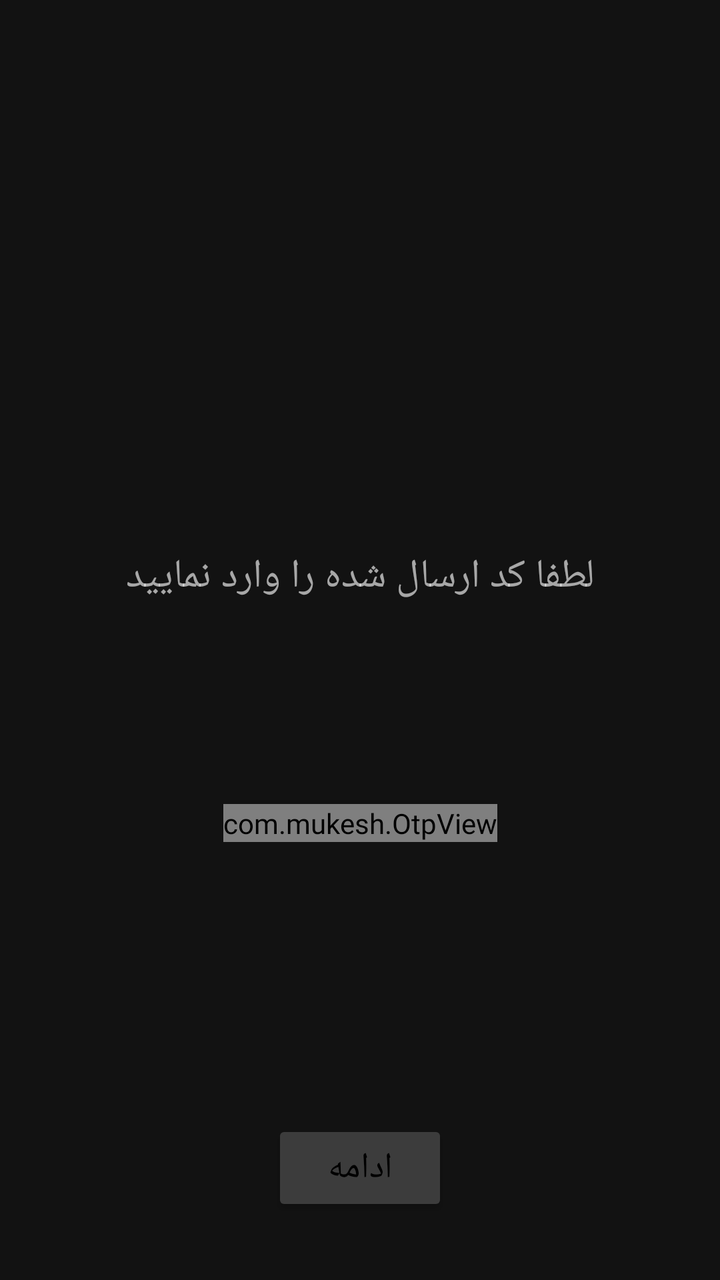
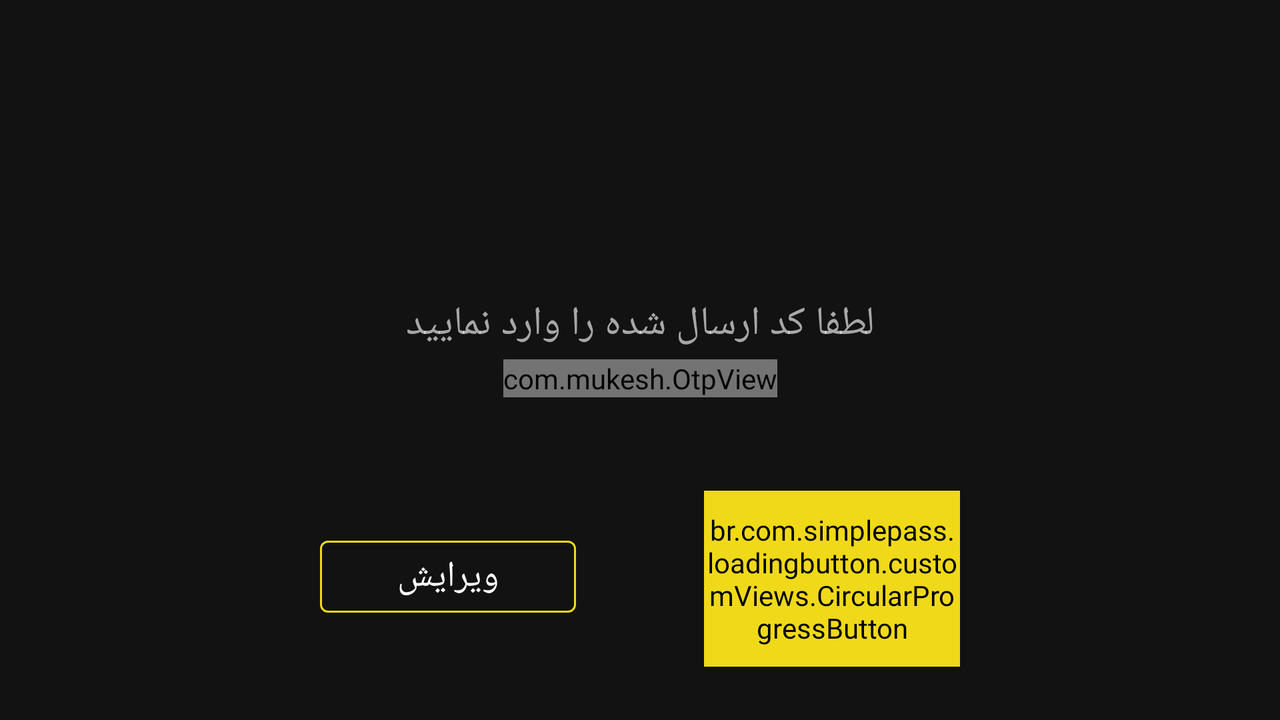

One screen, two layout resources from the same app: the default and the repository's alternative for another configuration. Each is rendered where Android would select it; the XML of both is given below.
<!-- AndroidManifest.xml: activity theme AppTheme.NoActionBar -->
<!-- res/layout/activity_phone_verification.xml -->
<?xml version="1.0" encoding="utf-8"?>
<androidx.constraintlayout.widget.ConstraintLayout xmlns:android="http://schemas.android.com/apk/res/android"
    xmlns:app="http://schemas.android.com/apk/res-auto"
    android:layout_width="match_parent"
    android:layout_height="match_parent">

    <ImageView
        android:id="@+id/img_phone_verification_background"
        android:layout_width="match_parent"
        android:layout_height="match_parent"
        android:alpha="0.7"
        android:scaleType="centerCrop" />

    <com.mukesh.OtpView
        android:id="@+id/otp_view"
        style="@style/OtpWidget.OtpView"
        android:layout_width="wrap_content"
        android:layout_height="wrap_content"
        android:layout_marginTop="72dp"
        android:inputType="number"
        android:textColor="@android:color/white"
        app:itemCount="4"
        app:itemSpacing="20dp"
        app:layout_constraintBottom_toBottomOf="parent"
        app:layout_constraintEnd_toEndOf="parent"
        app:layout_constraintStart_toStartOf="parent"
        app:layout_constraintTop_toTopOf="parent"
        app:layout_constraintVertical_bias="0.601"
        app:lineColor="#fff"
        app:lineWidth="1dp"
        app:viewType="line" />

    <Button
        android:id="@+id/btn_phoneverification_submit"
        style="@style/Widget.AppCompat.Button.Colored"
        android:layout_width="wrap_content"
        android:layout_height="wrap_content"
        android:layout_gravity="center"
        android:layout_marginBottom="32dp"
        android:backgroundTint="#F0D919"
        android:fontFamily="@font/iransans_font"
        android:onClick="clickHandler"
        android:text="ادامه"
        android:textColor="#000000"
        android:textSize="18sp"
        app:layout_constraintBottom_toBottomOf="parent"
        app:layout_constraintEnd_toEndOf="parent"
        app:layout_constraintStart_toStartOf="parent" />

    <TextView
        android:id="@+id/textView2"
        android:layout_width="wrap_content"
        android:layout_height="wrap_content"
        android:layout_marginBottom="100dp"
        android:alpha="0.9"
        android:fontFamily="@font/iransans_font"
        android:gravity="center_horizontal"
        android:text="لطفا کد ارسال شده را وارد نمایید"
        android:textSize="20sp"
        app:layout_constraintBottom_toTopOf="@+id/otp_view"
        app:layout_constraintEnd_toEndOf="parent"
        app:layout_constraintStart_toStartOf="parent" />


</androidx.constraintlayout.widget.ConstraintLayout>
<!-- resources referenced by this layout -->
<resources>
  <style name="AppTheme.NoActionBar">
          <item name="windowActionBar">false</item>
          <item name="windowNoTitle">true</item>
      </style>
</resources>
<!-- res/layout-land/activity_phone_verification.xml (the repository's variant of the layout above) -->
<!-- drawn on the phone turned sideways -->
<?xml version="1.0" encoding="utf-8"?>
<androidx.constraintlayout.widget.ConstraintLayout xmlns:android="http://schemas.android.com/apk/res/android"
    xmlns:app="http://schemas.android.com/apk/res-auto"
    xmlns:tools="http://schemas.android.com/tools"
    android:id="@+id/phone_verification_constraint_layout"
    android:layout_width="match_parent"
    android:layout_height="match_parent"
    android:clickable="true"
    android:focusable="true"
    android:focusableInTouchMode="true">

    <ImageView
        android:id="@+id/img_phone_verification_background"
        android:layout_width="match_parent"
        android:layout_height="match_parent"
        android:alpha="0.7"
        android:scaleType="centerCrop"
        android:src="@drawable/back"
        android:transitionName="transition_background_photo" />

    <com.mukesh.OtpView
        android:id="@+id/edt_verification"
        style="@style/OtpWidget.OtpView"
        android:layout_width="wrap_content"
        android:layout_height="wrap_content"
        android:alpha="0.9"
        android:inputType="number"
        android:textColor="@android:color/white"
        app:itemCount="4"
        app:itemSpacing="20dp"
        app:layout_constraintBottom_toTopOf="@+id/guideline4"
        app:layout_constraintEnd_toEndOf="parent"
        app:layout_constraintStart_toStartOf="parent"
        app:layout_constraintTop_toTopOf="@+id/guideline3"
        app:lineColor="#fff"
        app:lineWidth="1dp"
        app:viewType="line" />

    <br.com.simplepass.loadingbutton.customViews.CircularProgressButton
        android:id="@+id/btn_phoneverification_submit"
        style="@style/Widget.AppCompat.Button.Colored"
        android:layout_width="0dp"
        android:layout_height="wrap_content"
        android:layout_gravity="center"
        android:backgroundTint="#F0D919"
        android:fontFamily="@font/iransans_font"
        android:onClick="clickHandler"
        android:text="ادامه"
        android:textColor="#000000"
        android:textSize="18sp"
        android:transitionName="@string/transition_button"
        app:layout_constraintBottom_toTopOf="@+id/guideline13"
        app:layout_constraintEnd_toStartOf="@+id/guideline51"
        app:layout_constraintStart_toStartOf="@+id/guideline50"
        app:layout_constraintTop_toTopOf="@+id/guideline7"
        app:layout_constraintVertical_bias="0.48" />

    <com.google.android.material.button.MaterialButton
        android:id="@+id/btn_phoneverification_edit"
        style="@style/Widget.MaterialComponents.Button.OutlinedButton"
        android:layout_width="0dp"
        android:layout_height="wrap_content"
        android:layout_gravity="center"
        android:backgroundTint="#00000000"
        android:fontFamily="@font/iransans_font"
        android:onClick="clickHandler"
        android:text="@string/phone_verification_btn_edit_text"
        android:textColor="#ffffff"
        android:textSize="18sp"
        android:transitionName="@string/transition_button"
        app:layout_constraintBottom_toTopOf="@+id/guideline13"
        app:layout_constraintEnd_toStartOf="@+id/guideline49"
        app:layout_constraintStart_toStartOf="@+id/guideline48"
        app:layout_constraintTop_toTopOf="@+id/guideline7"
        app:layout_constraintVertical_bias="0.48"
        app:strokeColor="#F0D919" />

    <TextView
        android:id="@+id/textView2"
        android:layout_width="wrap_content"
        android:layout_height="wrap_content"
        android:alpha="0.9"
        android:fontFamily="@font/iransans_font"
        android:gravity="center_horizontal"
        android:text="لطفا کد ارسال شده را وارد نمایید"
        android:textSize="20sp"
        app:layout_constraintBottom_toTopOf="@+id/guideline3"
        app:layout_constraintEnd_toEndOf="parent"
        app:layout_constraintStart_toStartOf="parent"
        app:layout_constraintTop_toTopOf="@+id/guideline2" />

    <androidx.constraintlayout.widget.Guideline
        android:id="@+id/guideline"
        android:layout_width="wrap_content"
        android:layout_height="wrap_content"
        android:orientation="horizontal"
        app:layout_constraintGuide_begin="31dp"
        app:layout_constraintGuide_percent="0.0" />

    <androidx.constraintlayout.widget.Guideline
        android:id="@+id/guideline2"
        android:layout_width="wrap_content"
        android:layout_height="wrap_content"
        android:orientation="horizontal"
        app:layout_constraintGuide_begin="142dp"
        app:layout_constraintGuide_percent="0.45" />

    <androidx.constraintlayout.widget.Guideline
        android:id="@+id/guideline3"
        android:layout_width="wrap_content"
        android:layout_height="wrap_content"
        android:orientation="horizontal"
        app:layout_constraintGuide_begin="433dp"
        app:layout_constraintGuide_percent="0.45" />

    <androidx.constraintlayout.widget.Guideline
        android:id="@+id/guideline4"
        android:layout_width="wrap_content"
        android:layout_height="wrap_content"
        android:orientation="horizontal"
        app:layout_constraintGuide_begin="543dp"
        app:layout_constraintGuide_percent="0.6" />

    <androidx.constraintlayout.widget.Guideline
        android:id="@+id/guideline7"
        android:layout_width="wrap_content"
        android:layout_height="wrap_content"
        android:orientation="horizontal"
        app:layout_constraintGuide_begin="599dp"
        app:layout_constraintGuide_percent="0.75" />

    <androidx.constraintlayout.widget.Guideline
        android:id="@+id/guideline13"
        android:layout_width="wrap_content"
        android:layout_height="wrap_content"
        android:orientation="horizontal"
        app:layout_constraintGuide_begin="704dp"
        app:layout_constraintGuide_percent="0.85" />

    <TextView
        android:id="@+id/tv_phone_verification_timer"
        android:layout_width="wrap_content"
        android:layout_height="wrap_content"
        android:alpha="0.9"
        android:fontFamily="@font/iransans_font"
        android:textColor="#FFF"
        app:layout_constraintBottom_toTopOf="@+id/guideline7"
        app:layout_constraintEnd_toEndOf="parent"
        app:layout_constraintStart_toStartOf="parent"
        app:layout_constraintTop_toTopOf="@+id/guideline4"
        app:layout_constraintVertical_bias="0.25" />

    <androidx.constraintlayout.widget.Guideline
        android:id="@+id/guideline48"
        android:layout_width="wrap_content"
        android:layout_height="wrap_content"
        android:orientation="vertical"
        app:layout_constraintGuide_percent="0.25" />

    <androidx.constraintlayout.widget.Guideline
        android:id="@+id/guideline49"
        android:layout_width="wrap_content"
        android:layout_height="wrap_content"
        android:orientation="vertical"
        app:layout_constraintGuide_percent="0.45" />

    <androidx.constraintlayout.widget.Guideline
        android:id="@+id/guideline50"
        android:layout_width="wrap_content"
        android:layout_height="wrap_content"
        android:orientation="vertical"
        app:layout_constraintGuide_percent="0.55" />

    <androidx.constraintlayout.widget.Guideline
        android:id="@+id/guideline51"
        android:layout_width="wrap_content"
        android:layout_height="wrap_content"
        android:orientation="vertical"
        app:layout_constraintGuide_percent="0.75" />

</androidx.constraintlayout.widget.ConstraintLayout>
<!-- resources referenced by the variant -->
<!-- as the phone turned sideways resolves them -->
<resources>
  <!-- from res/values-v21/ -->
  <string name="phone_verification_btn_edit_text">ویرایش</string>
  <string name="transition_button">transition button</string>
  <style name="AppTheme.NoActionBar">
          <item name="windowActionBar">false</item>
          <item name="windowNoTitle">true</item>
      </style>
</resources>
